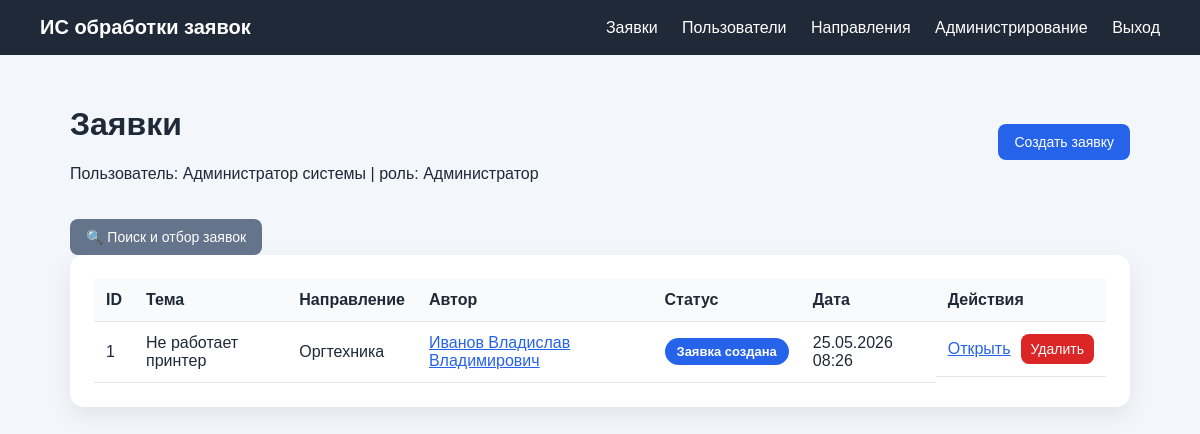
Screenshot of /tickets (signed in) with the database file from the repository.
### app/models.py (models this page shows)
class User(Base):
    __tablename__ = "users"
    id: Mapped[int] = mapped_column(primary_key=True, index=True)
    full_name: Mapped[str] = mapped_column(String(250), default="")
    username: Mapped[str] = mapped_column(String(50), unique=True, index=True)
    password_hash: Mapped[str] = mapped_column(String(255))
    role: Mapped[str] = mapped_column(String(20), default="user")
    created_at: Mapped[datetime] = mapped_column(DateTime, default=datetime.utcnow)
    tickets = relationship("Ticket", back_populates="author")
    comments = relationship("Comment", back_populates="author")

class Ticket(Base):
    __tablename__ = "tickets"
    id: Mapped[int] = mapped_column(primary_key=True, index=True)
    title: Mapped[str] = mapped_column(String(150))
    description: Mapped[str] = mapped_column(Text)
    status: Mapped[str] = mapped_column(String(30), default="Заявка создана")
    created_at: Mapped[datetime] = mapped_column(DateTime, default=datetime.utcnow)
    updated_at: Mapped[datetime] = mapped_column(DateTime, default=datetime.utcnow, onupdate=datetime.utcnow)
    author_id: Mapped[int] = mapped_column(ForeignKey("users.id"))
    direction_id: Mapped[Optional[int]] = mapped_column(ForeignKey("directions.id"), nullable=True)
    author = relationship("User", back_populates="tickets")
    direction = relationship("Direction", back_populates="tickets")
    comments = relationship("Comment", back_populates="ticket", cascade="all, delete-orphan", order_by="Comment.created_at")

class Direction(Base):
    __tablename__ = "directions"
    id: Mapped[int] = mapped_column(primary_key=True, index=True)
    name: Mapped[str] = mapped_column(String(200), unique=True, index=True)
    created_at: Mapped[datetime] = mapped_column(DateTime, default=datetime.utcnow)
    tickets = relationship("Ticket", back_populates="direction")

### app/main.py (the view)
@app.get("/tickets", response_class=HTMLResponse)
def tickets(
    request: Request,
    search: str = Query(""),
    status_filter: str = Query(""),
    date_from: str = Query(""),
    date_to: str = Query(""),
    author_filter: str = Query(""),
    direction_filter: str = Query(""),
    db: Session = Depends(get_db),
    user: User = Depends(require_user),
):
    query = (
        db.query(Ticket)
        .join(User, Ticket.author_id == User.id)
        .outerjoin(Direction, Ticket.direction_id == Direction.id)
        .options(joinedload(Ticket.author), joinedload(Ticket.direction))
    )
    if not is_admin(user):
        query = query.filter(Ticket.author_id == user.id)
    if status_filter:
        query = query.filter(Ticket.status == status_filter)
    if direction_filter:
        try:
            query = query.filter(Ticket.direction_id == int(direction_filter))
        except ValueError:
            pass
    if search:
        pattern = f"%{search.strip()}%"
        query = query.filter(
            or_(
                Ticket.title.ilike(pattern),
                Ticket.description.ilike(pattern),
                User.username.ilike(pattern),
                User.full_name.ilike(pattern),
                Direction.name.ilike(pattern),
            )
        )
    if date_from:
        try:
            start = datetime.combine(datetime.strptime(date_from, "%Y-%m-%d").date(), time.min)
            query = query.filter(Ticket.created_at >= start)
        except ValueError:
            pass
    if date_to:
        try:
            end = datetime.combine(datetime.strptime(date_to, "%Y-%m-%d").date(), time.max)
            query = query.filter(Ticket.created_at <= end)
        except ValueError:
            pass
    if author_filter and is_admin(user):
        pattern = f"%{author_filter.strip()}%"
        query = query.filter(or_(User.username.ilike(pattern), User.full_name.ilike(pattern)))
    items = query.order_by(Ticket.created_at.desc()).all()
    authors = db.query(User).order_by(User.full_name).all() if is_admin(user) else []
    directions = db.query(Direction).order_by(Direction.name).all()
    return templates.TemplateResponse(
        request=request,
        name="tickets.html",
        context={
            "user": user,
            "tickets": items,
            "statuses": TICKET_STATUSES,
            "authors": authors,
            "directions": directions,
            "filters": {
                "search": search,
                "status_filter": status_filter,
                "date_from": date_from,
                "date_to": date_to,
                "author_filter": author_filter,
                "direction_filter": direction_filter,
            },
        },
    )

### app/templates/tickets.html (shortened to what this page needs)
{% extends 'base.html' %}
{% block content %}
<div class="top-line">
    <div>
        <h1>Заявки</h1>
        <p>Пользователь: {{ user.full_name }} | роль: {{ role_name(user.role) }}</p>
    </div>
    <a class="button" href="/tickets/new">Создать заявку</a>
</div>
<button class="button secondary" type="button" onclick="toggleFilterPanel()">
    🔍 Поиск и отбор заявок
</button>
<div class="card">
    {% if tickets %}
    <table>
        <thead>
        <tr>
            <th>ID</th>
            <th>Тема</th>
            <th>Направление</th>
            <th>Автор</th>
            <th>Статус</th>
            <th>Дата</th>
            <th>Действия</th>
        </tr>
        </thead>
        <tbody>
        {% for ticket in tickets %}
        <tr>
            <td>{{ ticket.id }}</td>
            <td>{{ ticket.title }}</td>
            <td>{% if ticket.direction %}{{ ticket.direction.name }}{% else %}<span class="hint">Не указано</span>{% endif %}</td>
            <td><a href="/users/{{ ticket.author.id }}">{{ ticket.author.full_name or ticket.author.username }}</a></td>
            <td>
                {% if ticket.status == "Заявка создана" %}
                    <span class="status status-created">{{ ticket.status }}</span>
                {% elif ticket.status == "В работе" %}
                    <span class="status status-progress">{{ ticket.status }}</span>
                {% elif ticket.status == "Выполнена" %}
                    <span class="status status-done">{{ ticket.status }}</span>
                {% else %}
                    <span class="status">{{ ticket.status }}</span>
                {% endif %}
            </td>
            <td>{{ ticket.created_at.strftime('%d.%m.%Y %H:%M') }}</td>
            <td class="actions">
                <a href="/tickets/{{ ticket.id }}">Открыть</a>
                <form method="post" action="/tickets/{{ ticket.id }}/delete" onsubmit="return confirm('Удалить заявку?')">
                    <button class="danger" type="submit">Удалить</button>
                </form>
            </td>
        </tr>
        {% endfor %}
        </tbody>
    </table>
    {% else %}
    <p class="hint">Заявки не найдены. Измените параметры поиска или создайте новую заявку.</p>
    {% endif %}
</div>
{% endblock %}

### app/static/style.css (style rules this page uses)
* { box-sizing: border-box; }
body { margin: 0; font-family: Arial, sans-serif; background: #f3f6fb; color: #1f2937; }
.card { background: white; border-radius: 14px; padding: 24px; box-shadow: 0 8px 24px rgba(0,0,0,.08); }
.button, button { display: inline-block; background: #2563eb; color: white; border: 0; border-radius: 8px; padding: 10px 16px; text-decoration: none; cursor: pointer; font-size: 14px; }
.secondary { background: #64748b; }
.danger { background: #dc2626; padding: 7px 10px; }
.top-line { display: flex; justify-content: space-between; align-items: center; margin-bottom: 20px; }
table { width: 100%; border-collapse: collapse; }
th, td { padding: 12px; border-bottom: 1px solid #e5e7eb; text-align: left; }
th { background: #f8fafc; }
.actions { display: flex; gap: 10px; align-items: center; }
.actions form { margin: 0; }
.status { padding: 5px 9px; border-radius: 999px; font-size: 13px; }
a { color: #2563eb; }
.status-created { background: #2563eb !important; color: #ffffff !important; }
.status { display: inline-block; padding: 6px 12px; border-radius: 999px; font-weight: 600; font-size: 13px; white-space: nowrap; }

### rows the page displays
User: full_name "Администратор системы", role "Администратор"
Ticket: id "1", title "Не работает принтер", direction.name "Оргтехника", author "Иванов Владислав Владимирович", status "Заявка создана", created_at "25.05.2026 08:26"
